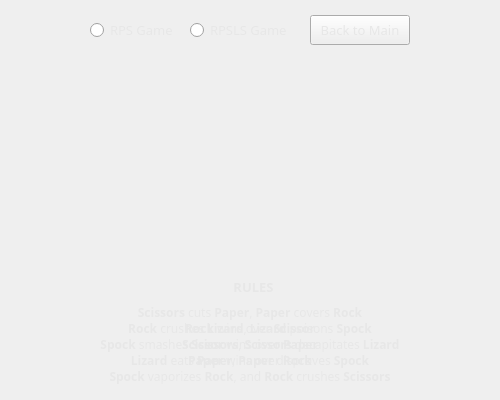
<?xml version="1.0" encoding="UTF-8"?>
<ui version="4.0">
 <class>RulesWindow</class>
 <widget class="QMainWindow" name="RulesWindow">
  <property name="geometry">
   <rect>
    <x>0</x>
    <y>0</y>
    <width>500</width>
    <height>400</height>
   </rect>
  </property>
  <property name="windowTitle">
   <string>Game Rules</string>
  </property>
  <widget class="QWidget" name="widget_rules">
   <widget class="QLabel" name="label_rule_rps">
    <property name="geometry">
     <rect>
      <x>0</x>
      <y>300</y>
      <width>500</width>
      <height>90</height>
     </rect>
    </property>
    <property name="font">
     <font>
      <family>Malgun Gothic</family>
      <pointsize>10</pointsize>
     </font>
    </property>
    <property name="frameShape">
     <enum>QFrame::NoFrame</enum>
    </property>
    <property name="text">
     <string>&lt;html&gt;&lt;head/&gt;&lt;body&gt;&lt;p align=&quot;center&quot;&gt;&lt;span style=&quot; font-size:9pt; font-weight:600; color:#e7e7e7;&quot;&gt;Rock&lt;/span&gt;&lt;span style=&quot; font-size:9pt; color:#e7e7e7;&quot;&gt; wins over &lt;/span&gt;&lt;span style=&quot; font-size:9pt; font-weight:600; color:#e7e7e7;&quot;&gt;Scissor&lt;/span&gt;&lt;span style=&quot; font-size:9pt; color:#e7e7e7;&quot;&gt;&lt;br/&gt;&lt;/span&gt;&lt;span style=&quot; font-size:9pt; font-weight:600; color:#e7e7e7;&quot;&gt;Scissor&lt;/span&gt;&lt;span style=&quot; font-size:9pt; color:#e7e7e7;&quot;&gt; wins over &lt;/span&gt;&lt;span style=&quot; font-size:9pt; font-weight:600; color:#e7e7e7;&quot;&gt;Paper&lt;/span&gt;&lt;span style=&quot; font-size:9pt; color:#e7e7e7;&quot;&gt;&lt;br/&gt;&lt;/span&gt;&lt;span style=&quot; font-size:9pt; font-weight:600; color:#e7e7e7;&quot;&gt;Paper&lt;/span&gt;&lt;span style=&quot; font-size:9pt; color:#e7e7e7;&quot;&gt; wins over &lt;/span&gt;&lt;span style=&quot; font-size:9pt; font-weight:600; color:#e7e7e7;&quot;&gt;Rock&lt;/span&gt;&lt;/p&gt;&lt;/body&gt;&lt;/html&gt;</string>
    </property>
    <property name="alignment">
     <set>Qt::AlignCenter</set>
    </property>
   </widget>
   <widget class="QRadioButton" name="rb_rps">
    <property name="geometry">
     <rect>
      <x>90</x>
      <y>20</y>
      <width>100</width>
      <height>20</height>
     </rect>
    </property>
    <property name="font">
     <font>
      <family>Malgun Gothic</family>
      <pointsize>10</pointsize>
     </font>
    </property>
    <property name="styleSheet">
     <string notr="true">color: rgb(231, 231, 231);</string>
    </property>
    <property name="text">
     <string>RPS Game</string>
    </property>
   </widget>
   <widget class="QRadioButton" name="rb_rpsls">
    <property name="geometry">
     <rect>
      <x>190</x>
      <y>20</y>
      <width>100</width>
      <height>20</height>
     </rect>
    </property>
    <property name="font">
     <font>
      <family>Malgun Gothic</family>
      <pointsize>10</pointsize>
     </font>
    </property>
    <property name="styleSheet">
     <string notr="true">color: rgb(231, 231, 231);</string>
    </property>
    <property name="text">
     <string>RPSLS Game</string>
    </property>
   </widget>
   <widget class="QLabel" name="label_rule_rpsls">
    <property name="enabled">
     <bool>true</bool>
    </property>
    <property name="geometry">
     <rect>
      <x>0</x>
      <y>300</y>
      <width>500</width>
      <height>90</height>
     </rect>
    </property>
    <property name="font">
     <font>
      <family>Malgun Gothic</family>
      <pointsize>10</pointsize>
      <kerning>false</kerning>
     </font>
    </property>
    <property name="styleSheet">
     <string notr="true">color: rgb(231, 231, 231);</string>
    </property>
    <property name="frameShape">
     <enum>QFrame::NoFrame</enum>
    </property>
    <property name="text">
     <string>&lt;html&gt;&lt;head/&gt;&lt;body&gt;&lt;p align=&quot;center&quot;&gt;&lt;span style=&quot; font-family:'-apple-system,BlinkMacSystemFont,Segoe UI,Helvetica,Arial,sans-serif,Apple Color Emoji,Segoe UI Emoji'; font-size:9pt; font-weight:600; color:#e7e7e7;&quot;&gt;Scissors&lt;/span&gt;&lt;span style=&quot; font-family:'-apple-system,BlinkMacSystemFont,Segoe UI,Helvetica,Arial,sans-serif,Apple Color Emoji,Segoe UI Emoji'; font-size:9pt; color:#e7e7e7;&quot;&gt; cuts &lt;/span&gt;&lt;span style=&quot; font-family:'-apple-system,BlinkMacSystemFont,Segoe UI,Helvetica,Arial,sans-serif,Apple Color Emoji,Segoe UI Emoji'; font-size:9pt; font-weight:600; color:#e7e7e7;&quot;&gt;Paper&lt;/span&gt;&lt;span style=&quot; font-family:'-apple-system,BlinkMacSystemFont,Segoe UI,Helvetica,Arial,sans-serif,Apple Color Emoji,Segoe UI Emoji'; font-size:9pt; color:#e7e7e7;&quot;&gt;, &lt;/span&gt;&lt;span style=&quot; font-family:'-apple-system,BlinkMacSystemFont,Segoe UI,Helvetica,Arial,sans-serif,Apple Color Emoji,Segoe UI Emoji'; font-size:9pt; font-weight:600; color:#e7e7e7;&quot;&gt;Paper&lt;/span&gt;&lt;span style=&quot; font-family:'-apple-system,BlinkMacSystemFont,Segoe UI,Helvetica,Arial,sans-serif,Apple Color Emoji,Segoe UI Emoji'; font-size:9pt; color:#e7e7e7;&quot;&gt; covers &lt;/span&gt;&lt;span style=&quot; font-family:'-apple-system,BlinkMacSystemFont,Segoe UI,Helvetica,Arial,sans-serif,Apple Color Emoji,Segoe UI Emoji'; font-size:9pt; font-weight:600; color:#e7e7e7;&quot;&gt;Rock&lt;/span&gt;&lt;span style=&quot; font-family:'-apple-system,BlinkMacSystemFont,Segoe UI,Helvetica,Arial,sans-serif,Apple Color Emoji,Segoe UI Emoji'; font-size:9pt; color:#e7e7e7;&quot;&gt;&lt;br/&gt;&lt;/span&gt;&lt;span style=&quot; font-family:'-apple-system,BlinkMacSystemFont,Segoe UI,Helvetica,Arial,sans-serif,Apple Color Emoji,Segoe UI Emoji'; font-size:9pt; font-weight:600; color:#e7e7e7;&quot;&gt;Rock&lt;/span&gt;&lt;span style=&quot; font-family:'-apple-system,BlinkMacSystemFont,Segoe UI,Helvetica,Arial,sans-serif,Apple Color Emoji,Segoe UI Emoji'; font-size:9pt; color:#e7e7e7;&quot;&gt; crushes &lt;/span&gt;&lt;span style=&quot; font-family:'-apple-system,BlinkMacSystemFont,Segoe UI,Helvetica,Arial,sans-serif,Apple Color Emoji,Segoe UI Emoji'; font-size:9pt; font-weight:600; color:#e7e7e7;&quot;&gt;Lizard&lt;/span&gt;&lt;span style=&quot; font-family:'-apple-system,BlinkMacSystemFont,Segoe UI,Helvetica,Arial,sans-serif,Apple Color Emoji,Segoe UI Emoji'; font-size:9pt; color:#e7e7e7;&quot;&gt;, &lt;/span&gt;&lt;span style=&quot; font-family:'-apple-system,BlinkMacSystemFont,Segoe UI,Helvetica,Arial,sans-serif,Apple Color Emoji,Segoe UI Emoji'; font-size:9pt; font-weight:600; color:#e7e7e7;&quot;&gt;Lizard&lt;/span&gt;&lt;span style=&quot; font-family:'-apple-system,BlinkMacSystemFont,Segoe UI,Helvetica,Arial,sans-serif,Apple Color Emoji,Segoe UI Emoji'; font-size:9pt; color:#e7e7e7;&quot;&gt; poisons &lt;/span&gt;&lt;span style=&quot; font-family:'-apple-system,BlinkMacSystemFont,Segoe UI,Helvetica,Arial,sans-serif,Apple Color Emoji,Segoe UI Emoji'; font-size:9pt; font-weight:600; color:#e7e7e7;&quot;&gt;Spock&lt;/span&gt;&lt;span style=&quot; font-family:'-apple-system,BlinkMacSystemFont,Segoe UI,Helvetica,Arial,sans-serif,Apple Color Emoji,Segoe UI Emoji'; font-size:9pt; color:#e7e7e7;&quot;&gt;&lt;br/&gt;&lt;/span&gt;&lt;span style=&quot; font-family:'-apple-system,BlinkMacSystemFont,Segoe UI,Helvetica,Arial,sans-serif,Apple Color Emoji,Segoe UI Emoji'; font-size:9pt; font-weight:600; color:#e7e7e7;&quot;&gt;Spock&lt;/span&gt;&lt;span style=&quot; font-family:'-apple-system,BlinkMacSystemFont,Segoe UI,Helvetica,Arial,sans-serif,Apple Color Emoji,Segoe UI Emoji'; font-size:9pt; color:#e7e7e7;&quot;&gt; smashes &lt;/span&gt;&lt;span style=&quot; font-family:'-apple-system,BlinkMacSystemFont,Segoe UI,Helvetica,Arial,sans-serif,Apple Color Emoji,Segoe UI Emoji'; font-size:9pt; font-weight:600; color:#e7e7e7;&quot;&gt;Scissors&lt;/span&gt;&lt;span style=&quot; font-family:'-apple-system,BlinkMacSystemFont,Segoe UI,Helvetica,Arial,sans-serif,Apple Color Emoji,Segoe UI Emoji'; font-size:9pt; color:#e7e7e7;&quot;&gt;, &lt;/span&gt;&lt;span style=&quot; font-family:'-apple-system,BlinkMacSystemFont,Segoe UI,Helvetica,Arial,sans-serif,Apple Color Emoji,Segoe UI Emoji'; font-size:9pt; font-weight:600; color:#e7e7e7;&quot;&gt;Scissors&lt;/span&gt;&lt;span style=&quot; font-family:'-apple-system,BlinkMacSystemFont,Segoe UI,Helvetica,Arial,sans-serif,Apple Color Emoji,Segoe UI Emoji'; font-size:9pt; color:#e7e7e7;&quot;&gt; decapitates &lt;/span&gt;&lt;span style=&quot; font-family:'-apple-system,BlinkMacSystemFont,Segoe UI,Helvetica,Arial,sans-serif,Apple Color Emoji,Segoe UI Emoji'; font-size:9pt; font-weight:600; color:#e7e7e7;&quot;&gt;Lizard&lt;/span&gt;&lt;span style=&quot; font-family:'-apple-system,BlinkMacSystemFont,Segoe UI,Helvetica,Arial,sans-serif,Apple Color Emoji,Segoe UI Emoji'; font-size:9pt; color:#e7e7e7;&quot;&gt;&lt;br/&gt;&lt;/span&gt;&lt;span style=&quot; font-family:'-apple-system,BlinkMacSystemFont,Segoe UI,Helvetica,Arial,sans-serif,Apple Color Emoji,Segoe UI Emoji'; font-size:9pt; font-weight:600; color:#e7e7e7;&quot;&gt;Lizard&lt;/span&gt;&lt;span style=&quot; font-family:'-apple-system,BlinkMacSystemFont,Segoe UI,Helvetica,Arial,sans-serif,Apple Color Emoji,Segoe UI Emoji'; font-size:9pt; color:#e7e7e7;&quot;&gt; eats &lt;/span&gt;&lt;span style=&quot; font-family:'-apple-system,BlinkMacSystemFont,Segoe UI,Helvetica,Arial,sans-serif,Apple Color Emoji,Segoe UI Emoji'; font-size:9pt; font-weight:600; color:#e7e7e7;&quot;&gt;Paper&lt;/span&gt;&lt;span style=&quot; font-family:'-apple-system,BlinkMacSystemFont,Segoe UI,Helvetica,Arial,sans-serif,Apple Color Emoji,Segoe UI Emoji'; font-size:9pt; color:#e7e7e7;&quot;&gt;, &lt;/span&gt;&lt;span style=&quot; font-family:'-apple-system,BlinkMacSystemFont,Segoe UI,Helvetica,Arial,sans-serif,Apple Color Emoji,Segoe UI Emoji'; font-size:9pt; font-weight:600; color:#e7e7e7;&quot;&gt;Paper&lt;/span&gt;&lt;span style=&quot; font-family:'-apple-system,BlinkMacSystemFont,Segoe UI,Helvetica,Arial,sans-serif,Apple Color Emoji,Segoe UI Emoji'; font-size:9pt; color:#e7e7e7;&quot;&gt; disproves &lt;/span&gt;&lt;span style=&quot; font-family:'-apple-system,BlinkMacSystemFont,Segoe UI,Helvetica,Arial,sans-serif,Apple Color Emoji,Segoe UI Emoji'; font-size:9pt; font-weight:600; color:#e7e7e7;&quot;&gt;Spock&lt;/span&gt;&lt;span style=&quot; font-family:'-apple-system,BlinkMacSystemFont,Segoe UI,Helvetica,Arial,sans-serif,Apple Color Emoji,Segoe UI Emoji'; font-size:9pt; color:#e7e7e7;&quot;&gt;&lt;br/&gt;&lt;/span&gt;&lt;span style=&quot; font-family:'-apple-system,BlinkMacSystemFont,Segoe UI,Helvetica,Arial,sans-serif,Apple Color Emoji,Segoe UI Emoji'; font-size:9pt; font-weight:600; color:#e7e7e7;&quot;&gt;Spock&lt;/span&gt;&lt;span style=&quot; font-family:'-apple-system,BlinkMacSystemFont,Segoe UI,Helvetica,Arial,sans-serif,Apple Color Emoji,Segoe UI Emoji'; font-size:9pt; color:#e7e7e7;&quot;&gt; vaporizes &lt;/span&gt;&lt;span style=&quot; font-family:'-apple-system,BlinkMacSystemFont,Segoe UI,Helvetica,Arial,sans-serif,Apple Color Emoji,Segoe UI Emoji'; font-size:9pt; font-weight:600; color:#e7e7e7;&quot;&gt;Rock&lt;/span&gt;&lt;span style=&quot; font-family:'-apple-system,BlinkMacSystemFont,Segoe UI,Helvetica,Arial,sans-serif,Apple Color Emoji,Segoe UI Emoji'; font-size:9pt; color:#e7e7e7;&quot;&gt;, and &lt;/span&gt;&lt;span style=&quot; font-family:'-apple-system,BlinkMacSystemFont,Segoe UI,Helvetica,Arial,sans-serif,Apple Color Emoji,Segoe UI Emoji'; font-size:9pt; font-weight:600; color:#e7e7e7;&quot;&gt;Rock&lt;/span&gt;&lt;span style=&quot; font-family:'-apple-system,BlinkMacSystemFont,Segoe UI,Helvetica,Arial,sans-serif,Apple Color Emoji,Segoe UI Emoji'; font-size:9pt; color:#e7e7e7;&quot;&gt; crushes &lt;/span&gt;&lt;span style=&quot; font-family:'-apple-system,BlinkMacSystemFont,Segoe UI,Helvetica,Arial,sans-serif,Apple Color Emoji,Segoe UI Emoji'; font-size:9pt; font-weight:600; color:#e7e7e7;&quot;&gt;Scissors&lt;/span&gt;&lt;/p&gt;&lt;/body&gt;&lt;/html&gt;</string>
    </property>
    <property name="alignment">
     <set>Qt::AlignCenter</set>
    </property>
   </widget>
   <widget class="QPushButton" name="button_back">
    <property name="geometry">
     <rect>
      <x>310</x>
      <y>15</y>
      <width>100</width>
      <height>30</height>
     </rect>
    </property>
    <property name="font">
     <font>
      <family>Malgun Gothic</family>
      <pointsize>10</pointsize>
     </font>
    </property>
    <property name="styleSheet">
     <string notr="true">color: rgb(231, 231, 231);</string>
    </property>
    <property name="text">
     <string>Back to Main</string>
    </property>
   </widget>
   <widget class="QLabel" name="label_ruleimage">
    <property name="geometry">
     <rect>
      <x>90</x>
      <y>50</y>
      <width>321</width>
      <height>221</height>
     </rect>
    </property>
    <property name="styleSheet">
     <string notr="true">color: rgb(231, 231, 231);</string>
    </property>
    <property name="text">
     <string/>
    </property>
   </widget>
   <widget class="QLabel" name="label">
    <property name="geometry">
     <rect>
      <x>230</x>
      <y>280</y>
      <width>47</width>
      <height>13</height>
     </rect>
    </property>
    <property name="font">
     <font>
      <family>Malgun Gothic</family>
      <pointsize>10</pointsize>
      <weight>75</weight>
      <bold>true</bold>
     </font>
    </property>
    <property name="styleSheet">
     <string notr="true">color: rgb(231, 231, 231);</string>
    </property>
    <property name="text">
     <string>RULES</string>
    </property>
    <property name="alignment">
     <set>Qt::AlignCenter</set>
    </property>
   </widget>
  </widget>
 </widget>
 <resources/>
 <connections/>
</ui>
